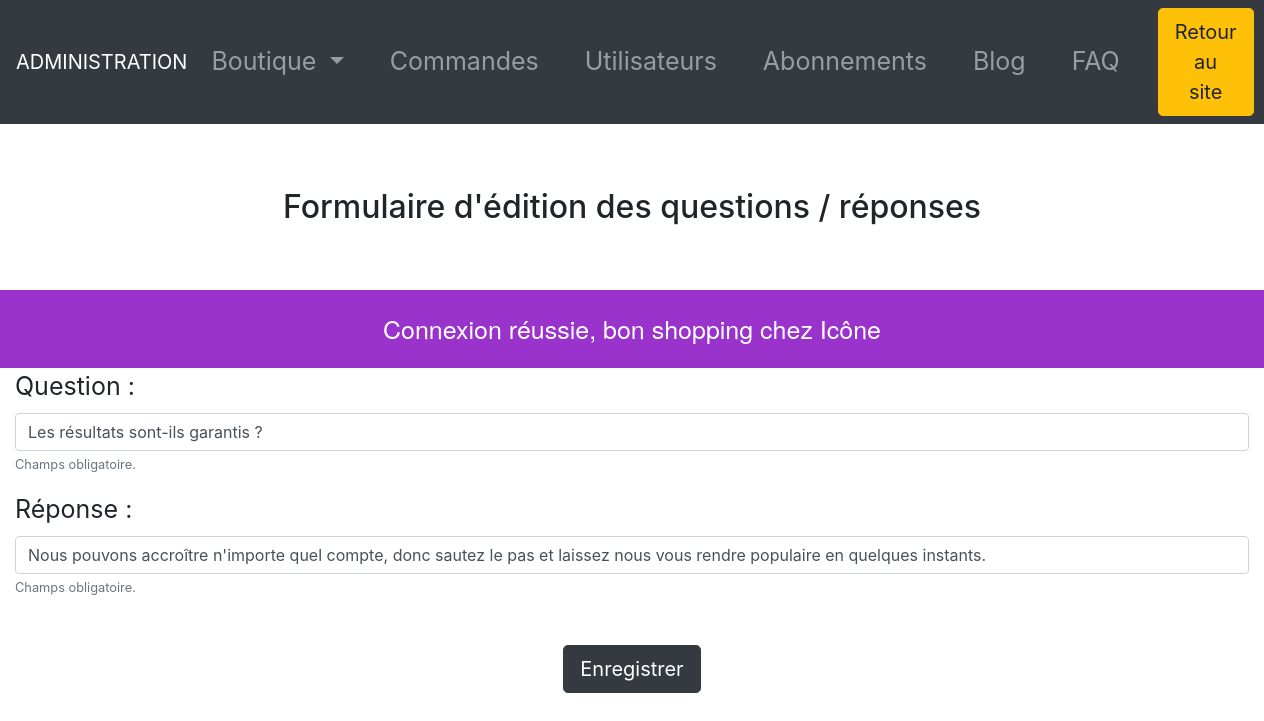
The app's page /index.php?p=faqAdmin&action=edit&id=6 (signed in) with its own data.
### tables this page shows
CREATE TABLE `faq` (
  `id` int(11) NOT NULL,
  `question` text NOT NULL,
  `answer` longtext NOT NULL
);

### models/Faq.php (called while the page is built, shortened)
<?php
function getQuestion($categoryId){
    $db = dbConnect();
    $query = $db->query('SELECT * FROM faq WHERE id = ' . $categoryId);
    $selectedQuestion = $query->fetch();
    return $selectedQuestion;
}

### views/faqForm.php (the view, shortened to what this page needs)
<!DOCTYPE html>
<html lang="fr">
<head>
    <link rel="stylesheet" href="assets/css/admin.css">
    <?php require 'partials/head_assets_admin.php'; ?>
</head>
<body>
<header>
    <?php require 'partials/header_admin.php'; ?>
</header>
<main>
    <h2 class="p-3 text-center mt-5 mb-5">Formulaire d'édition des questions / réponses</h2>
    <?php if(isset($_SESSION['messages'])): ?>
        <div class="message">
            <?php foreach($_SESSION['messages'] as $message): ?>
                <?= $message ?><br>
            <?php endforeach; ?>
        </div>
    <?php endif; ?>
    <div class="container-fluid">
        <form action="index.php?p=faqAdmin&action=<?= isset($question) || (isset($_SESSION['old_inputs']) && $_GET['action'] == 'edit') ? 'edit&id='. $_GET['id'] : 'add' ?>"  method="post" enctype="multipart/form-data">
            <div class="form-group">
                <label for="question">Question :</label>
                <input type="text" class="form-control" id="question" name="question" value="<?= isset($_SESSION['old_inputs']) ? $_SESSION['old_inputs']['question'] : '' ?><?= isset($question) ? $question['question'] : ''?>">
                <small id="question" class="form-text text-muted">Champs obligatoire.</small>
            </div>
            <div class="form-group">
                <label for="answer">Réponse :</label>
                <input type="text" id="answer" name="answer" class="form-control" value="<?= isset($_SESSION['old_inputs']) ? $_SESSION['old_inputs']['answer'] : '' ?><?= isset($question) ? $question['answer'] : ''?>">
                <small id="answer" class="form-text text-muted">Champs obligatoire.</small>
            </div>
            <div class="text-center mt-5">
                <button type="submit" class="btn btn-dark btn-lg">Enregistrer</button>
            </div>
        </form>
    </div>
</main>
</body>

### assets/css/admin.css (style rules this page uses)
.message { text-align: center; font-family: "Helvetica Neue"; font-size: 25px; color: #ffffff; padding: 20px; background-color: #9933cc; }
th, tr, label { font-size: 25px; }

### records on screen
faq: question "Les résultats sont-ils garantis ?", answer "Nous pouvons accroître n'importe quel compte, donc sautez le pas et laissez nous vous rendre populaire en quelques instants."

### other values on screen
$message "Connexion réussie, bon shopping chez Icône"
